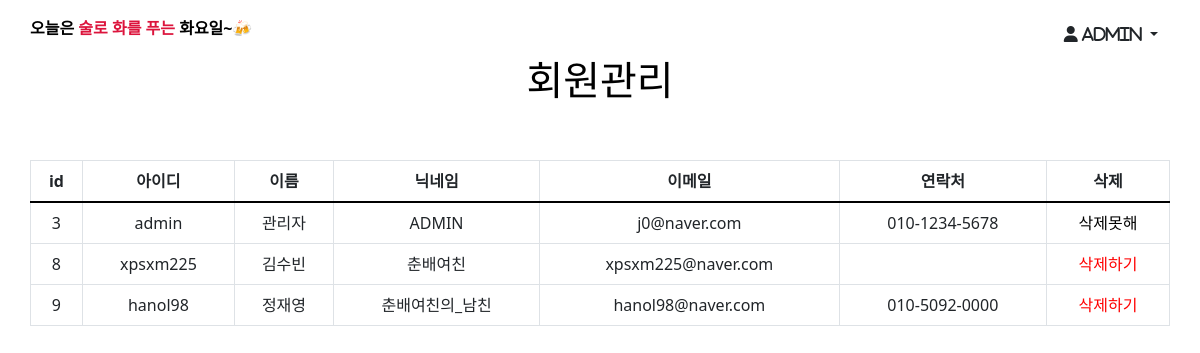
The page /auth/users-info (signed in) on the database its author committed.
### models.py (models this page shows, shortened)
class User(UserMixin, db.Model):
    __tablename__ = 'user'
    id            = db.Column(db.Integer, primary_key = True)
    username      = db.Column(db.String(64), unique = True, nullable = False) # 아이디
    password_hash = db.Column(db.String(128),               nullable = False) # 비밀번호
    nickname      = db.Column(db.String(64)) # TODO : unique = True 향후 추가할 것
    contact       = db.Column(db.String(64))
    email         = db.Column(db.String(64), unique = True)
    name          = db.Column(db.String(64))
    user_like     = db.relationship('UserLike', backref=db.backref('user')) #? 잘 모름
    singo         = db.relationship('Singo', backref=db.backref('user')) #? 잘 모름

### views/auth.py (the view)
@bp.route('/users-info', methods=["GET", "PUT", "DELETE"]) #! 나의 정보 확인/수정 창
def users_info():
    if not current_user.is_authenticated or current_user.username != "admin":
        return redirect(url_for('common.index'))
    users = User.query.all()
    return render_template('users_info.html', users = users, today_yoil_kor = yoil()[0])

### views/auth.py (called while the page is built)
def yoil(): #! 오늘이 무슨 요일인지 구하는 함수 return (한글 요일, 영어 요일)
    today = datetime.today().weekday()
    hour_now = datetime.now().hour
    yoil_arr_kor = ['월','화','수','목','금','토','일']
    yoil_arr_eng = ['mon','tue','wed','thu','fri','sat','sun']
    if hour_now <= 10: #! 술집이므로 오전 10:59까지는 전날 시간으로 계산하는 것이 맞다고 생각!
        return yoil_arr_kor[today], yoil_arr_eng[today-1]
    return yoil_arr_kor[today], yoil_arr_eng[today]

@login_manager.user_loader
def load_user(user_id):
    return User.query.filter_by(id = user_id).first()

### templates/users_info.html (shortened to what this page needs)
{% extends 'components/layout.html' %}
{% block header %}
    <h1 class="center">
        회원관리
    </h1>
{% endblock %}
{% block contents %}
    <table class="table table-bordered" style="height: 100%;">
        <tr style="height: 100%;">
            <th scope="col">id</th>
            <th scope="col">아이디</th>
            <th scope="col">이름</th>
            <th scope="col">닉네임</th>
            <th scope="col">이메일</th>
            <th scope="col">연락처</th>
            <th scope="col">삭제</th>
        </tr>
        <tbody class="table-group-divider">
            {% for user in users %}
                <tr>
                    <td>{{ user.id }}</td>
                    <td>{{ user.username }}</td>
                    <td>{{ user.name }}</td>
                    <td>{{ user.nickname }}</td>
                    <td>{{ user.email }}</td>
                    <td>
                        {% if user.contact %}
                           {{ user.contact[:3] + '-' + user.contact[3:7] + '-' + user.contact[7:] }}
                        {% endif %}
                    </td>
                    {% if user.username != 'admin' %}
                        <td style="color: red; cursor:pointer;"><span class="withdraw" data-userid="{{ user.id }}">삭제하기</span></td>
                    {% else %}
                        <td style="color: black;"><span>삭제못해</span></td>
                    {% endif %}
                </tr>
            {% endfor %}
        </tbody>
    </table>
{% endblock %}

### templates/components/layout.html (shortened to what this page needs)
<!DOCTYPE html>
<html lang="ko">
<head>
    <link href="https://cdn.jsdelivr.net/npm/bootstrap@5.3.0/dist/css/bootstrap.min.css" rel="stylesheet">
    <link rel="stylesheet" href="{{ url_for('static', filename='css/star.css')  }}">
</head>
<body class="themed">
    <div style="width: 95%; margin:0 auto;">
        {% block auth_bar %}
            <div class="d-flex justify-content-between mt-3">
                {% include 'components/today_description_div.html' %}
                {% if current_user.is_authenticated %}
                    {% include 'components/authenticated_upper_bar.html' %}
                {% else %}
                    {% include 'components/unauthenticated_upper_bar.html' %}
                {% endif %}
            </div>
        {% endblock %}
        {% block header %}
        {% endblock %}
        <br>
        <br>
        {% block contents %}
        {% endblock %}
    </div>
</body>
</html>

### templates/components/today_description_div.html
<div class="align-self-center">
    <a href="/" style="color: black;">
        <p>
            <strong>
                오늘은
                {% if today_yoil_kor in ['월'] %}
                    <span class="ingredient" style="color: rgb(24, 137, 217);">
                        월래 마시는
                    </span>
                {% elif today_yoil_kor in ['화'] %}
                    <span class="ingredient" style="color: crimson;">
                        술로 화를 푸는
                    </span>
                {% elif today_yoil_kor in ['수'] %}
                    <span class="ingredient" style="color: rgb(20, 220, 73);">
                        🍸수울이 땡기는
                    </span>
                {% elif today_yoil_kor in ['목'] %}
                    <span class="ingredient" style="color: rgb(15, 111, 215);">
                        🍸목이 타는
                    </span>
                {% elif today_yoil_kor in ['금','토'] %}
                    <span class="ingredient" style="color: crimson;">
                        🔥불타는
                    </span>
                {% elif today_yoil_kor in ['일'] %}
                    <span class="ingredient" style="color: crimson;">
                        내일 출근^^하는
                    </span>
                {% endif %}
                {{ today_yoil_kor }}요일~🍻
            </strong>
        </p>
    </a>
</div>

### templates/components/authenticated_upper_bar.html (shortened to what this page needs)
<div class="dropdown">
    <button class="btn dropdown-toggle" type="button" data-bs-toggle="dropdown" aria-expanded="false" style="background-color: transparent; border:none;">
        <i class="fa-sharp fa-solid fa-user"> {{ current_user.nickname }}</i>
    </button>
</div>

### static/CSS/star.css (style rules this page uses)
html { font-size: 100%; }
body { text-align: center; }
a { color: black; text-decoration: none; }
.themed { display: block; background: white; color: black; }
@media (prefers-color-scheme: light) { .themed { display: block; background: white; color: black; } }
@media (prefers-color-scheme: light) { a { color: black; text-decoration: none; } }

### rows shown on the page
User: nickname "ADMIN", id "3", username "admin", name "관리자", email "j0@naver.com", contact "010-1234-5678", shows "삭제못해"
User: id "8", username "xpsxm225", name "김수빈", nickname "춘배여친", email "xpsxm225@naver.com"
User: id "9", username "hanol98", name "정재영", nickname "춘배여친의_남친", email "hanol98@naver.com", contact "010-5092-0000"

### other values the page prints
{{ today_yoil_kor }} "화"
